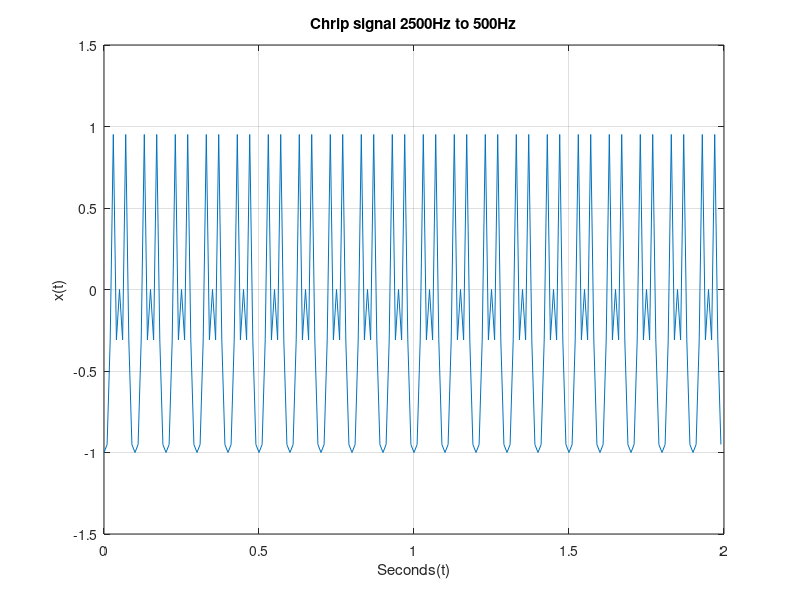

This figure's MATLAB source:
%%%%%%%%%%%%%%%%%%%%%%%%%%%%%%
Ts = 0.01; %time interval
t=0:Ts:2-Ts;
f0 = 2500;
u = -500;
x5 = cos((2*pi*u*t.^2) + (2*pi*f0*t) + pi);

plot(t,x5);
xlim([0 2]);
ylim([-1.5 1.5]);
grid on;
xlabel('Seconds(t)');
ylabel('x(t)');
title('Chrip signal 2500Hz to 500Hz');
soundsc(x5);
%%%%%%%%%%%%%%%%%%%%%%%%%%%%%%